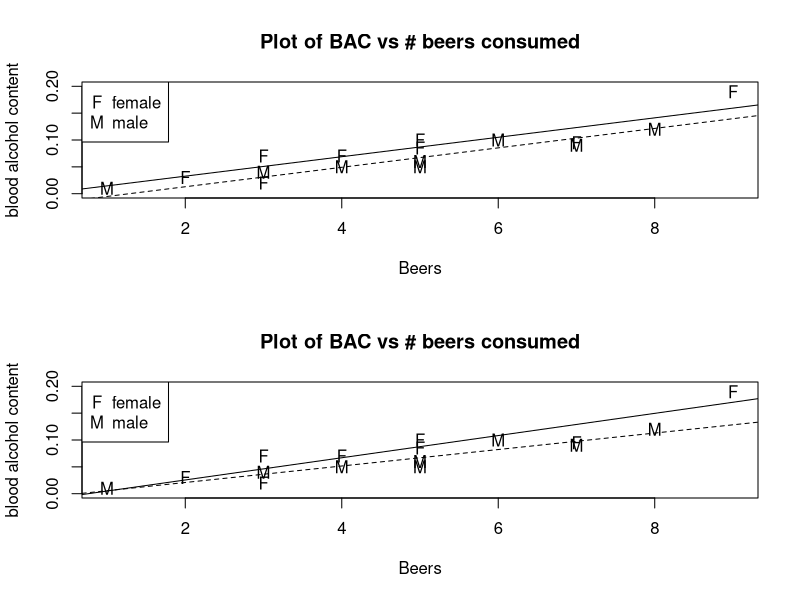

R code for this plot:

# blood alcohol content, with #beers drank and gender as explanatory variables
alc<-read.table("bloodalc.txt",header=T)
alc$beers.centered=alc$Beers-mean(alc$Beers)  # centered version of Beers
# mean(alc$Beers) = 4.8125
attach(alc)
# postscript(file="bacplots.ps",horiz=F,width=6,height=8)  # save plots in ps file
# pdf(file="bacplots.pdf",width=6,height=8)

par(mfrow=c(2,1))  # 2x1 array of subplots
plot(Beers,BAC,ylab="blood alcohol content",type="n",ylim=c(0,0.2))
text(Beers,BAC,labels=GenderOSU)  # plotting symbol is Gender
# GenderOSU is coded as F or M
legend(x="topleft",legend=c("female","male"), pch=c("F","M"))
title("Plot of BAC vs # beers consumed")

fit1<-lm(BAC~Beers+GenderOSU)
# GenderOSU is a dummy binary variable (0 for F, 1 for M)
print(summary(fit1))
betavec=fit1$coeff
abline(betavec[1],betavec[2])
abline(betavec[1]+betavec[3],betavec[2],lty=2)

#Coefficients:
#             Estimate Std. Error t value Pr(>|t|)    
#(Intercept) -0.003476   0.012004  -0.290   0.7767    
#Beers        0.018100   0.002135   8.478 1.18e-06 ***
#GenderOSUM  -0.019763   0.009086  -2.175   0.0487 *  
#Residual standard error: 0.01816 on 13 degs of freedom
#Multiple R-Squared: 0.8532, Adjusted R-squared: 0.8307 

plot(Beers,BAC,ylab="blood alcohol content",type="n",ylim=c(0,0.2))
text(Beers,BAC,labels=GenderOSU)
legend(x="topleft",legend=c("female","male"), pch=c("F","M"))
title("Plot of BAC vs # beers consumed")
fit2<-lm(BAC~Beers+GenderOSU+Beers:GenderOSU)
# Beers:GenderOSU is an example of interaction that allows a different
#  slope for F and M 
print(summary(fit2))
betavec2=fit2$coeff
abline(betavec2[1],betavec2[2])
abline(betavec2[1]+betavec2[3],betavec2[2]+betavec2[4],lty=2)

#Coefficients:
#                  Estimate Std. Error t value Pr(>|t|)    
#(Intercept)      -0.015667   0.015122  -1.036    0.321    
#Beers             0.020667   0.002897   7.134 1.19e-05 ***
#GenderOSUM        0.005882   0.021965   0.268    0.793    
#Beers:GenderOSUM -0.005326   0.004173  -1.276    0.226    
#Residual standard error: 0.01774 on 12 degrees of freedom
#Multiple R-squared: 0.8708,     Adjusted R-squared: 0.8385 

fit3<-lm(BAC~beers.centered+GenderOSU+beers.centered:GenderOSU)
print(summary(fit3))

#Coefficients:
#                           Estimate Std. Error t value Pr(>|t|)    
#(Intercept)                0.083792   0.006274  13.355 1.46e-08 ***
#beers.centered             0.020667   0.002897   7.134 1.19e-05 ***
#GenderOSUM                -0.019750   0.008873  -2.226    0.046 *  
#beers.centered:GenderOSUM -0.005326   0.004173  -1.276    0.226    
#Residual standard error: 0.01774 on 12 degrees of freedom
#Multiple R-Squared: 0.8708,     Adjusted R-squared: 0.8385

# residSE and adjR2 same as fit2, but coefficient of GenderOSUM 
# (for Male) is now interpreted as the difference in mean(BAC)
# in males vs females at the mean beer level of 4.8125

fit4<-lm(BAC~Beers)
print(summary(fit4))

#Coefficients:
#             Estimate Std. Error t value Pr(>|t|)    
#(Intercept) -0.012701   0.012638  -1.005    0.332    
#Beers        0.017964   0.002402   7.480 2.97e-06 ***
#Residual standard error: 0.02044 on 14 degrees of freedom
#Multiple R-Squared: 0.7998,     Adjusted R-squared: 0.7855 

# How to interpret and compare the regression models?
